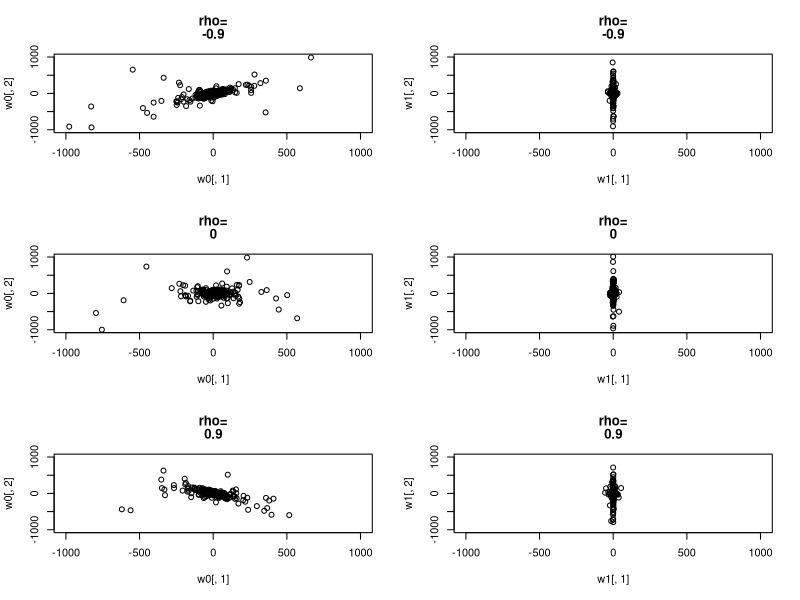

Write R code to recreate this figure.
library(MASS)
library(Matrix)
library(lattice)
library(stats)
n = 3
k = 10000

pdf("w0w1.pdf")
par(mfrow = c(3,2))
r = c(-0.9,0,0.9)
mu = c(1,2)
for (rho in r )
{

    Sigma = matrix(c(1,rho,rho,1),ncol=2)

    w0 = matrix(0, ncol = 2, nrow = k)
    w1 = matrix(0, ncol = 2, nrow = k)
    for (j in 1:k)
        {
            x = mvrnorm(n,mu,Sigma)
            z = mvrnorm(1,mu,Sigma)
            xbar = c(mean(x[,1]),mean(x[,2]))
            S = matrix(0,ncol=2,nrow=2)
            for (i in 1:n)
                {
                    S = S + (x[i,]-xbar)%*%t(x[i,]-xbar)
                }

            ##Compute w0

            s = sqrt(det(S))
            t = sqrt(sum(diag(S))+2*s)
            S2 = S/t + diag(c(s,s))/t
            w0[j,] =(1+1/n)^{-1/2}*solve(S2)%*%(z-xbar)


            ##Compute w1

            lS = t(chol(S))
            w1[j,] =(1+1/n)^{-1/2}*solve(lS)%*%(z-xbar)
        }

    plot(w0[,1],w0[,2],xlim = c(-1000,1000),ylim = c(-1000,1000),main = c("rho=",rho))
    plot(w1[,1],w1[,2],xlim = c(-1000,1000),ylim = c(-1000,1000),main = c("rho=",rho))

                                        #hist(w0[,1])
                                        #hist(w1[,1])
                                        #ff0 = kde2d(w0[,1],w0[,2])
                                        #contour(ff0,xlim = c(-1000,1000),ylim = c(-1000,1000))
                                        #ff1 = kde2d(w1[,1],w1[,2])
                                        #contour(ff1,xlim = c(-1000,1000),ylim = c(-1000,1000))
}
dev.off()
